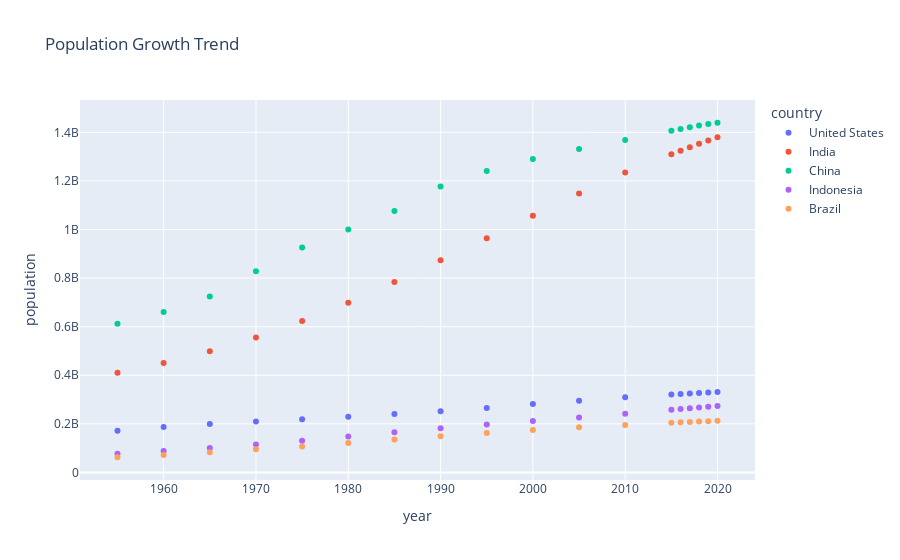

The notebook cell saved with this chart:
### Markdown cell above
# 6 Scatterplot

### Code cell
fig = px.scatter(
    df_long,
    x="year",
    y="population",
    color="country",
    title="Population Growth Trend"
)

fig.show()

### Figure 1 — Plotly figure (JSON) as saved in the notebook; plotly's stock layout.template omitted (floating-point values rounded to 4 significant figures)
{"data": [{"hovertemplate": "country=United States<br>year=%{x}<br>population=%{y}<extra></extra>", "legendgroup": "United States", "marker": {"color": "#636efa", "symbol": "circle"}, "mode": "markers", "name": "United States", "orientation": "v", "showlegend": true, "type": "scatter", "x": [1955, 1960, 1965, 1970, 1975, 1980, 1985, 1990, 1995, 2000, 2005, 2010, 2015, 2016, 2017, 2018, 2019, 2020], "xaxis": "x", "y": [171685336, 186720571, 199733676, 209513341, 219081251, 229476354, 240499825, 252120309, 265163745, 281710909, 294993511, 309011475, 320878310, 323015995, 325084756, 327096265, 329064917, 331002651], "yaxis": "y"}, {"hovertemplate": "country=India<br>year=%{x}<br>population=%{y}<extra></extra>", "legendgroup": "India", "marker": {"color": "#EF553B", "symbol": "circle"}, "mode": "markers", "name": "India", "orientation": "v", "showlegend": true, "type": "scatter", "x": [1955, 1960, 1965, 1970, 1975, 1980, 1985, 1990, 1995, 2000, 2005, 2010, 2015, 2016, 2017, 2018, 2019, 2020], "xaxis": "x", "y": [409880595, 450547679, 499123324, 555189792, 623102897, 698952844, 784360008, 873277798, 963922588, 1056575549, 1147609927, 1234281170, 1310152403, 1324517249, 1338676785, 1352642280, 1366417754, 1380004385], "yaxis": "y"}, {"hovertemplate": "country=China<br>year=%{x}<br>population=%{y}<extra></extra>", "legendgroup": "China", "marker": {"color": "#00cc96", "symbol": "circle"}, "mode": "markers", "name": "China", "orientation": "v", "showlegend": true, "type": "scatter", "x": [1955, 1960, 1965, 1970, 1975, 1980, 1985, 1990, 1995, 2000, 2005, 2010, 2015, 2016, 2017, 2018, 2019, 2020], "xaxis": "x", "y": [612241554, 660408056, 724218968, 827601394, 926240885, 1000089235, 1075589361, 1176883674, 1240920535, 1290550765, 1330776380, 1368810615, 1406847870, 1414049351, 1421021791, 1427647786, 1433783686, 1439323776], "yaxis": "y"}, {"hovertemplate": "country=Indonesia<br>year=%{x}<br>population=%{y}<extra></extra>", "legendgroup": "Indonesia", "marker": {"color": "#ab63fa", "symbol": "circle"}, "mode": "markers", "name": "Indonesia", "orientation": "v", "showlegend": true, "type": "scatter", "x": [1955, 1960, 1965, 1970, 1975, 1980, 1985, 1990, 1995, 2000, 2005, 2010, 2015, 2016, 2017, 2018, 2019, 2020], "xaxis": "x", "y": [77273425, 87751068, 100267062, 114793178, 130680727, 147447836, 164982451, 181413402, 196934260, 211513823, 226289470, 241834215, 258383256, 261556381, 264650963, 267670543, 270625568, 273523615], "yaxis": "y"}, {"hovertemplate": "country=Brazil<br>year=%{x}<br>population=%{y}<extra></extra>", "legendgroup": "Brazil", "marker": {"color": "#FFA15A", "symbol": "circle"}, "mode": "markers", "name": "Brazil", "orientation": "v", "showlegend": true, "type": "scatter", "x": [1955, 1960, 1965, 1970, 1975, 1980, 1985, 1990, 1995, 2000, 2005, 2010, 2015, 2016, 2017, 2018, 2019, 2020], "xaxis": "x", "y": [62533919, 72179226, 83373530, 95113265, 107216205, 120694009, 135274080, 149003223, 162019896, 174790340, 186127103, 195713635, 204471769, 206163053, 207833823, 209469323, 211049527, 212559417], "yaxis": "y"}], "layout": {"legend": {"title": {"text": "country"}, "tracegroupgap": 0}, "title": {"text": "Population Growth Trend"}, "xaxis": {"anchor": "y", "domain": [0, 1], "title": {"text": "year"}}, "yaxis": {"anchor": "x", "domain": [0, 1], "title": {"text": "population"}}}}
